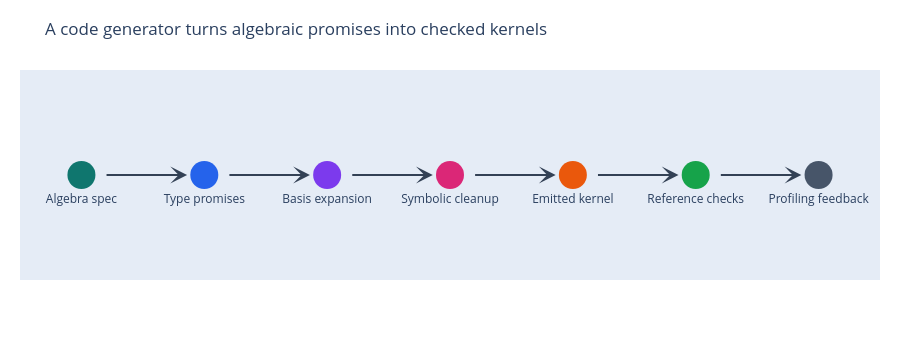

This figure's notebook cell:
### Markdown cell above
## Specialization: What Gets Removed

The heatmap is a compact picture of the implementation strategy. Gray cells are coordinates the generated type never stores. Orange cells are constants known to the generator. Blue cells are runtime coordinates. The `general_multivector` row is intentionally boring: everything is stored because the type refuses to promise anything. The specialized rows are the interesting ones.

A vector in a five-vector algebra needs five coordinates, not 32. A bivector needs ten. The normalized flat-point stand-in used below stores three coordinates and treats `o^inf` as a fixed constant. That constant matters. If a formula includes a product by `o^inf`, the generator can replace multiplications by the value `1`, delete multiplications by known zeros, and sometimes emit an output coordinate that is just copied from an input.

The price is visible too. A variable of type `dual_plane` cannot suddenly hold a circle. If an application has noisy input, classification steps, or an operation whose result type depends on data values, the implementation must either fall back to a general multivector or delay specialization until a type becomes known. Specialization is a power tool, not a replacement for the algebraic reference layer.

### Code cell
stages = [
    "Algebra spec",
    "Type promises",
    "Basis expansion",
    "Symbolic cleanup",
    "Emitted kernel",
    "Reference checks",
    "Profiling feedback",
]
notes = [
    "dimension, basis names, metric",
    "stored, zero, and constant coordinates",
    "products expanded on basis blades",
    "zeros deleted, like terms merged",
    "straight-line arithmetic for fixed types",
    "dense and sparse generic products remain the oracle",
    "only optimize what the application actually uses",
]

fig_route = go.Figure()
fig_route.add_trace(
    go.Scatter(
        x=list(range(len(stages))),
        y=[0] * len(stages),
        mode="markers+text",
        marker=dict(size=28, color=["#0f766e", "#2563eb", "#7c3aed", "#db2777", "#ea580c", "#16a34a", "#475569"]),
        text=stages,
        textposition="bottom center",
        customdata=notes,
        hovertemplate="%{text}<br>%{customdata}<extra></extra>",
    )
)
for i in range(len(stages) - 1):
    fig_route.add_annotation(
        x=i + 0.86,
        y=0,
        ax=i + 0.18,
        ay=0,
        xref="x",
        yref="y",
        axref="x",
        ayref="y",
        showarrow=True,
        arrowhead=3,
        arrowsize=1.4,
        arrowwidth=2,
        arrowcolor="#334155",
    )
fig_route.update_layout(
    title="A code generator turns algebraic promises into checked kernels",
    xaxis=dict(visible=False, range=[-0.5, len(stages) - 0.5]),
    yaxis=dict(visible=False, range=[-0.7, 0.7]),
    height=360,
    margin=dict(l=20, r=20, t=70, b=80),
)
route_path = save_plot(fig_route, "plots", "codegen-route.html")
fig_route.show()
print(f"Route visual written to {rel(route_path)}")

### Figure 1 — Plotly figure (JSON) as saved in the notebook; plotly's stock layout.template omitted (floating-point values rounded to 4 significant figures)
{"data": [{"customdata": ["dimension, basis names, metric", "stored, zero, and constant coordinates", "products expanded on basis blades", "zeros deleted, like terms merged", "straight-line arithmetic for fixed types", "dense and sparse generic products remain the oracle", "only optimize what the application actually uses"], "hovertemplate": "%{text}<br>%{customdata}<extra></extra>", "marker": {"color": ["#0f766e", "#2563eb", "#7c3aed", "#db2777", "#ea580c", "#16a34a", "#475569"], "size": 28}, "mode": "markers+text", "text": ["Algebra spec", "Type promises", "Basis expansion", "Symbolic cleanup", "Emitted kernel", "Reference checks", "Profiling feedback"], "textposition": "bottom center", "type": "scatter", "x": [0, 1, 2, 3, 4, 5, 6], "y": [0, 0, 0, 0, 0, 0, 0]}], "layout": {"annotations": [{"arrowcolor": "#334155", "arrowhead": 3, "arrowsize": 1.4, "arrowwidth": 2, "ax": 0.18, "axref": "x", "ay": 0, "ayref": "y", "showarrow": true, "x": 0.86, "xref": "x", "y": 0, "yref": "y"}, {"arrowcolor": "#334155", "arrowhead": 3, "arrowsize": 1.4, "arrowwidth": 2, "ax": 1.18, "axref": "x", "ay": 0, "ayref": "y", "showarrow": true, "x": 1.86, "xref": "x", "y": 0, "yref": "y"}, {"arrowcolor": "#334155", "arrowhead": 3, "arrowsize": 1.4, "arrowwidth": 2, "ax": 2.18, "axref": "x", "ay": 0, "ayref": "y", "showarrow": true, "x": 2.86, "xref": "x", "y": 0, "yref": "y"}, {"arrowcolor": "#334155", "arrowhead": 3, "arrowsize": 1.4, "arrowwidth": 2, "ax": 3.18, "axref": "x", "ay": 0, "ayref": "y", "showarrow": true, "x": 3.86, "xref": "x", "y": 0, "yref": "y"}, {"arrowcolor": "#334155", "arrowhead": 3, "arrowsize": 1.4, "arrowwidth": 2, "ax": 4.18, "axref": "x", "ay": 0, "ayref": "y", "showarrow": true, "x": 4.86, "xref": "x", "y": 0, "yref": "y"}, {"arrowcolor": "#334155", "arrowhead": 3, "arrowsize": 1.4, "arrowwidth": 2, "ax": 5.18, "axref": "x", "ay": 0, "ayref": "y", "showarrow": true, "x": 5.86, "xref": "x", "y": 0, "yref": "y"}], "height": 360, "margin": {"b": 80, "l": 20, "r": 20, "t": 70}, "title": {"text": "A code generator turns algebraic promises into checked kernels"}, "xaxis": {"range": [-0.5, 6.5], "visible": false}, "yaxis": {"range": [-0.7, 0.7], "visible": false}}}
